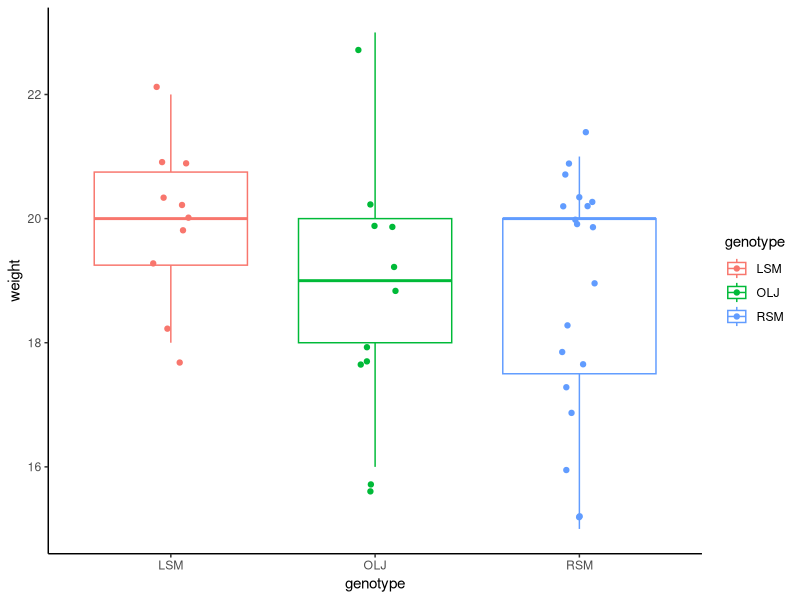
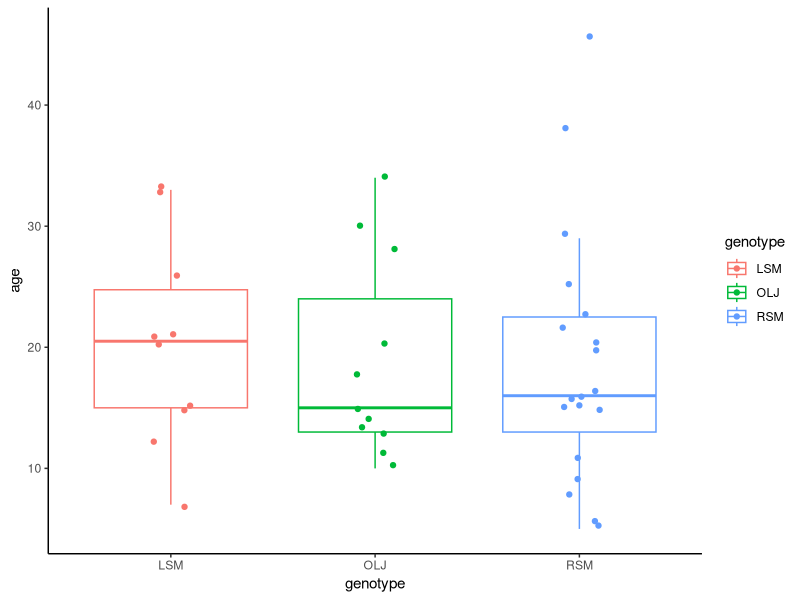

Source code (R) for these figures, in order:
## ---- chunk 1
# `include=FALSE` means that this chunk will be executed, the results of this code will affect this R session, but the output will not be stored.
knitr::opts_chunk$set(echo = F) # You can set the default option for the code chunks by changing `opts_chunk`. Here, we set the `echo` attribute for all the following chunks to FALSE by default.

# Keep in mind that normally we are interested in the code you use to prepare your final document!

library(tidyverse)
library(knitr)

# Also, remember: do not use comments within the code chunks too much.
# And do not make them too long. This code chunk is an exception. 
# The results of this chunk will not be exported further.
## ---- chunk 2
mouse_report <- read.csv("mouse_report.csv") %>% 
  mutate(genotype = as.factor(genotype))
## ---- chunk 3
table(mouse_report$genotype) %>% kable(col.names = c("Genotype", "Number"))
## ---- chunk 4
geno <- ggplot(data = mouse_report, aes(x = genotype, y = weight, col = genotype)) +
  geom_boxplot(outlier.shape = NA) +
  geom_jitter(width = 0.1) +
  theme_classic()
age <- ggplot(data = mouse_report, aes(x = genotype, y = age, col = genotype)) +
  geom_boxplot(outlier.shape = NA) +
  geom_jitter(width = 0.1) +
  theme_classic()
print(geno)
print(age)
